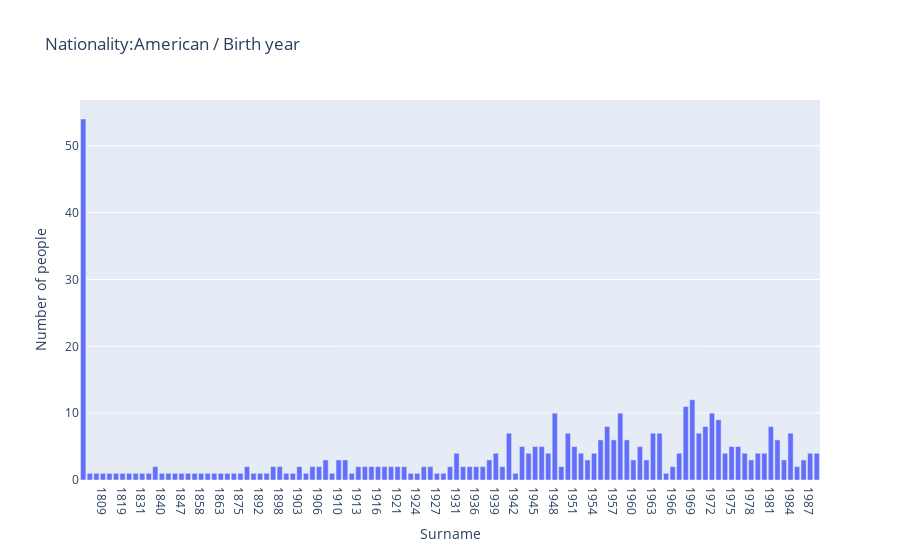

Notebook code cell kept with this figure:
### Markdown cell above
### Nationality:American --> Birth year

### Code cell
selected_nationality = "American"
data_selected = getSelectedNationalityData(data, "nationality", selected_nationality)


x_label = "Surname"
y_label = "Number of people"
histogram_title = f"Nationality:American / Birth year"


selected_field = "born"
histogram_type = "born"
ignore_list = []

if len(data_selected) > 0:

    histogram = create_histogram({"persons": data_selected}, x_label, y_label, histogram_title, entity_type, selected_field, ignore_list,histogram_type,0)
    histogram.show()

    summary_datafile = create_summary_datafile({"persons":data_selected}, entity_type, selected_field, ignore_list,histogram_type,0)

    with open(os.path.join(summary_data_dir_person, 'persons_american_birthyear.json'), 'w') as file:
        file.write(json.dumps(summary_datafile,indent=2))

### Figure 1 — Plotly figure (JSON) as saved in the notebook; plotly's stock layout.template omitted (floating-point values rounded to 4 significant figures)
{"data": [{"alignmentgroup": "True", "hovertemplate": "Surname=%{x}<br>Number of people=%{y}<extra></extra>", "legendgroup": "", "marker": {"color": "#636efa", "pattern": {"shape": ""}}, "name": "", "offsetgroup": "", "orientation": "v", "showlegend": false, "textposition": "auto", "type": "bar", "x": ["", "1796", "1797", "1809", "1811", "1818", "1819", "1827", "1829", "1831", "1833", "1836", "1840", "1845", "1846", "1847", "1853", "1857", "1858", "1859", "1862", "1863", "1867", "1868", "1875", "1876", "1879", "1892", "1895", "1896", "1898", "1899", "1900", "1903", "1904", "1905", "1906", "1907", "1909", "1910", "1911", "1912", "1913", "1914", "1915", "1916", "1917", "1919", "1921", "1922", "1923", "1924", "1925", "1926", "1927", "1928", "1929", "1931", "1933", "1934", "1936", "1937", "1938", "1939", "1940", "1941", "1942", "1943", "1944", "1945", "1946", "1947", "1948", "1949", "1950", "1951", "1952", "1953", "1954", "1955", "1956", "1957", "1958", "1959", "1960", "1961", "1962", "1963", "1964", "1965", "1966", "1967", "1968", "1969", "1970", "1971", "1972", "1973", "1974", "1975", "1976", "1977", "1978", "1979", "1980", "1981", "1982", "1983", "1984", "1985", "1986", "1987", "1988"], "xaxis": "x", "y": [54, 1, 1, 1, 1, 1, 1, 1, 1, 1, 1, 2, 1, 1, 1, 1, 1, 1, 1, 1, 1, 1, 1, 1, 1, 2, 1, 1, 1, 2, 2, 1, 1, 2, 1, 2, 2, 3, 1, 3, 3, 1, 2, 2, 2, 2, 2, 2, 2, 2, 1, 1, 2, 2, 1, 1, 2, 4, 2, 2, 2, 2, 3, 4, 2, 7, 1, 5, 4, 5, 5, 4, 10, 2, 7, 5, 4, 3, 4, 6, 8, 6, 10, 6, 3, 5, 3, 7, 7, 1, 2, 4, 11, 12, 7, 8, 10, 9, 4, 5, 5, 4, 3, 4, 4, 8, 6, 3, 7, 2, 3, 4, 4], "yaxis": "y"}], "layout": {"barmode": "relative", "legend": {"tracegroupgap": 0}, "title": {"text": "Nationality:American / Birth year"}, "xaxis": {"anchor": "y", "domain": [0, 1], "title": {"text": "Surname"}}, "yaxis": {"anchor": "x", "domain": [0, 1], "title": {"text": "Number of people"}}}}
